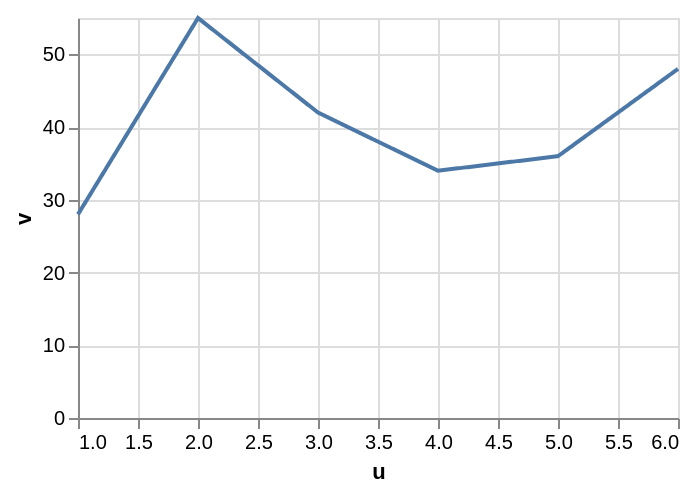

Write the Vega-Lite specification saved for this chart.
### Vega-Lite specification from a JSON file in a GitHub repository (floating-point values rounded to 4 significant figures)
{"$schema": "https://vega.github.io/schema/vega-lite/v5.json", "width": 300, "height": 200, "params": [{"name": "interpolate", "value": "linear", "bind": {"input": "select", "options": ["basis", "cardinal", "catmull-rom", "linear", "monotone", "natural", "step", "step-after", "step-before"]}}, {"name": "tension", "value": 0, "bind": {"input": "range", "min": 0, "max": 1, "step": 0.05}}, {"name": "strokeWidth", "value": 2, "bind": {"input": "range", "min": 0, "max": 10, "step": 0.5}}, {"name": "strokeCap", "value": "butt", "bind": {"input": "select", "options": ["butt", "round", "square"]}}, {"name": "strokeDash", "value": [1, 0], "bind": {"input": "select", "options": [[1, 0], [8, 8], [8, 4], [4, 4], [4, 2], [2, 1], [1, 1]]}}], "data": {"values": [{"u": 1, "v": 28}, {"u": 2, "v": 55}, {"u": 3, "v": 42}, {"u": 4, "v": 34}, {"u": 5, "v": 36}, {"u": 6, "v": 48}]}, "mark": {"type": "line", "interpolate": {"expr": "interpolate"}, "tension": {"expr": "tension"}, "strokeWidth": {"expr": "strokeWidth"}, "strokeDash": {"expr": "strokeDash"}, "strokeCap": {"expr": "strokeCap"}}, "encoding": {"x": {"field": "u", "type": "quantitative"}, "y": {"field": "v", "type": "quantitative"}}}
